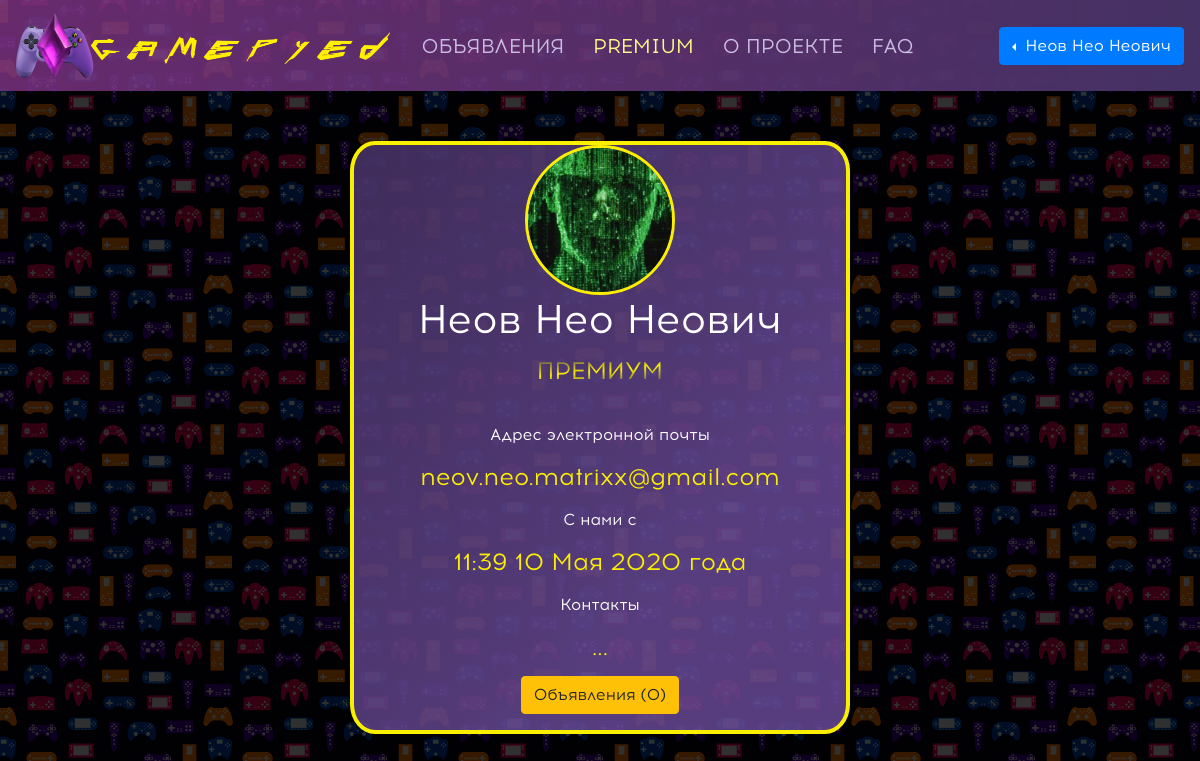
Page /user/3/ (signed in) on the earlier database version.
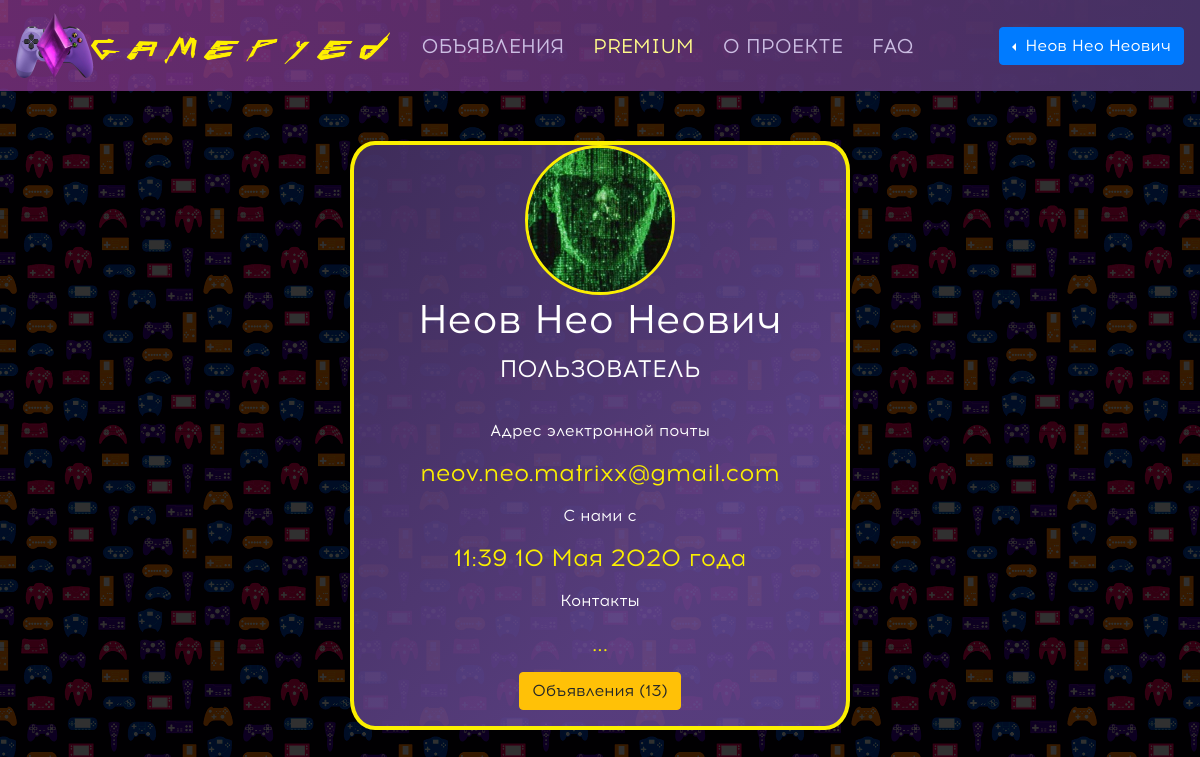
Same page on the later database version.
### main.py (the view)
@app.route('/user/<int:id>/')
@login_required
def other_user(id):
    if current_user.is_authenticated and current_user.status == "B":
        return render_template('banned.html', title="GAMEPYED - ВЫ ЗАБАНЕНЫ")
    session = db_session.create_session()
    other_user = session.query(User).filter(User.id == id).first()
    if not other_user:
        abort(404)
    goods_len = len(session.query(News).filter(News.user_id == id).all())
    if goods_len > 0:
        return render_template('other_user.html', title=f'GAMEPYED - {other_user.name}',
                               other_user=other_user, goods_len=goods_len)
    return render_template('other_user.html', title=f'GAMEPYED - {other_user.name}',
                           other_user=other_user, goods_len=0)

### data/db_session.py (called while the page is built)
def create_session() -> Session:
    global __factory
    return __factory()

### main.py (called while the page is built)
@login_manager.user_loader
def load_user(user_id):
    session = db_session.create_session()
    return session.query(User).get(user_id)

### templates/other_user.html
{% extends "base.html" %}
{% block content %}
<link rel="stylesheet" type="text/css" href="/static/css/style_log_reg.css">
<link rel="stylesheet" type="text/css" href="/static/css/style_user_info.css">
{% if other_user.img %}
<img src="/static/img/users/avatar/{{other_user.id}}.jpg" width="150" height="150">
{% else %}
<img src="/static/img/user.png">
{% endif %}
{% if other_user.status == "B" %}
<h1 style="text-decoration: line-through;">{{other_user.name}}</h1>
{% else %}
<h1>{{other_user.name}}</h1>
{% endif %}
{% if other_user.status == "N" %}
<p style="color: #fff; font-size: 24px; margin-bottom: 2rem;">ПОЛЬЗОВАТЕЛЬ</p>
{% elif other_user.status == "P" %}
<div class="premiumrainbow"><p style="font-size: 24px; margin-bottom: 2rem;">ПРЕМИУМ</p></div>
{% elif other_user.status == "A" %}
<div class="rainbow-animated"><p style="color: #ffe484; margin-bottom: 2rem;">АДМИН</p></div>
{% elif other_user.status == "B" %}
<p style="color: #E30B5C; font-size: 24px; margin-bottom: 2rem;">ЗАБАНЕН</p>
{% endif %}
{% if current_user.status == "A" and other_user.status != "A" %}
<p>Адрес электронной почты <h4 style="color: #fbef00;">{{current_user.email}}</h4></p>
{% elif current_user.id == other_user.id %}
<p>Адрес электронной почты <h4 style="color: #fbef00;">{{current_user.email}}</h4></p>
{% endif %}
<p>С нами с <h4 style="color: #fbef00;">{{other_user.created_date}}</h4></p>
<p>Контакты</p>
{% if other_user.contacts %}
{% for key in other_user.contacts %}
{% if key == "tl" %}
<h4> <i class="fas fa-mobile-alt" style="color: #fff;"></i> {{ other_user.contacts[key] }}</h4>
{% elif key == "vk" %}
<h4> <i class="fab fa-vk" style="color: #fff;"></i> {{ other_user.contacts[key] }}</h4>
{% elif key == "tg" %}
<h4> <i class="fab fa-telegram-plane" style="color: #fff;"></i> {{ other_user.contacts[key] }}</h4>
{% elif key == "it" %}
<h4> <i class="fab fa-instagram" style="color: #fff;"></i> {{ other_user.contacts[key] }}</h4>
{% elif key == "fb" %}
<h4> <i class="fab fa-facebook" style="color: #fff;"></i> {{ other_user.contacts[key] }}</h4>
{% elif key == "ok" %}
<h4> <i class="fab fa-odnoklassniki" style="color: #fff;"></i> {{ other_user.contacts[key] }}</h4>
{% endif %}
{% endfor %}
{% else %}
<h4>...</h4>
{% endif %}
{% if goods_len > 0 %}
<p>
    <a class="btn btn-warning" href="/">Объявления ({{goods_len}})</a>
</p>
{% else %}
<p>
    <a class="btn btn-warning" href="/">Объявления (0)</a>
</p>
{% endif %}
{% endblock %}

Differences in the rows shown:
changed User "Неов Нео Неович": status "P" → "N" (drawn)
Other differences:
{{ goods_len }}: (not shown) → "13"
text no longer shown: "ПРЕМИУМ Объявления (0)"
text now shown: "ПОЛЬЗОВАТЕЛЬ Объявления ( )"
